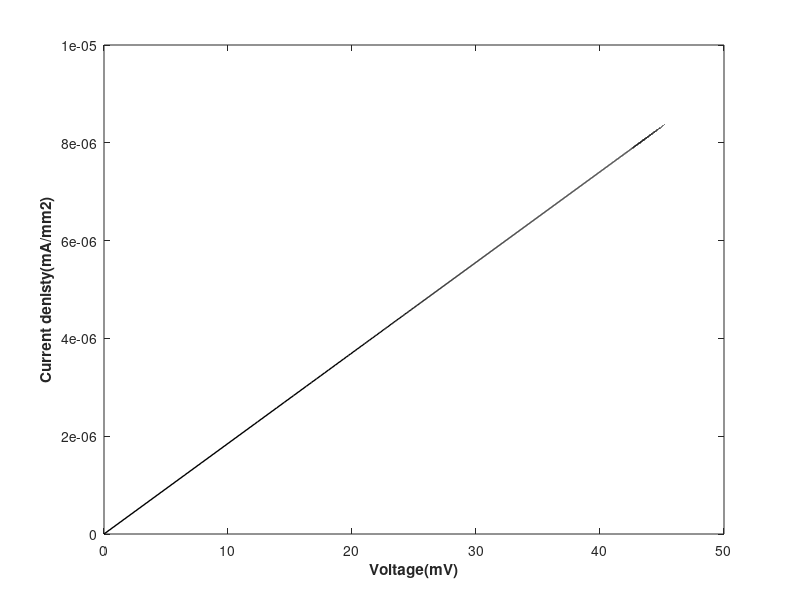
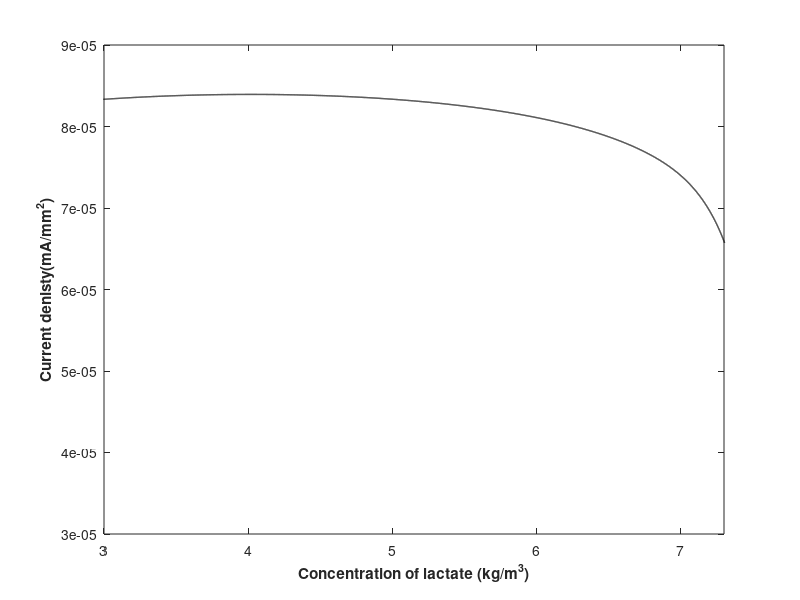
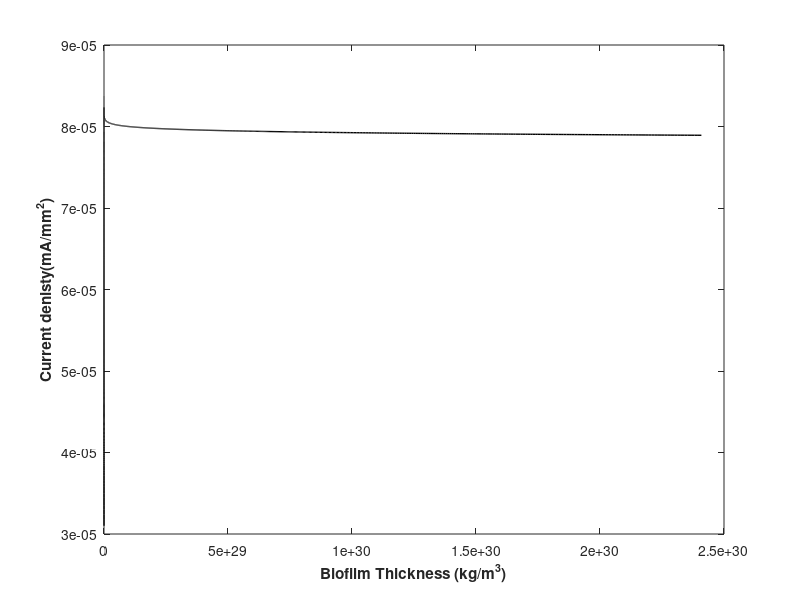

Reproduce these figures in MATLAB, in order.

clc
clear  
close all 
% Comment to test making commits from Git Gui
% Adding a comment to test Gitnuro

%% ASSIGNING PARAMETER VALUES
T = 273; %:10:453;  
d_t=1;
t = 0:d_t:18000; % 5 hours
cs_temp = zeros(length(T),length(t));

Ds=(0.2544*10^(-4))/86400;  %diffusivity of lactate (m2/day)
Ll=2*10^(-4);               %the thickness of laminar diffusion sublayer()
rho=50;                    

%The biomass density (kg/m3)
Yac=0.212;                  %The bacterial yield (kg dry cell/kg)
bina=0.02/86400;            %Inactivation coefficient (/day) 
bdet=0.05/86400;            %Detachment coefficient(/day)
Dco2=(0.9960*10^(-4))/86400; %The diffusivity of carbon dioxide (m2/day)
Dh=(2.3328*10^(-4))/86400;   %Diffusivity of hydrogen(m2/day)
Am=54*10^(-4);               %area of membrane(m2)
F=96450;                    %Fradays constant(C/mol) 
T = T;                    %Temperature(K)
R=8.314;                    %gas constant 
Vc=135*10^(-6);             % F - UNKNOWN PARAMETER - Defined here and then not used 
Va=135*10^(-6);             % F - UNKNOWN PARAMETER - Used multiple times
Eoanode=340;                % Standard voltage anode (mV)
Eocathode=1299;             % Standard volatage cathode(mV)
ioref=0.001;                % Exchange current in reference conditions(mA)
b=120;                      %Tafel Coefficient (mV)
dcell=2.5*10^(-2);          %distance between electrodes(m)
kaq=3500;                   %Solution conductivity (mS/m)
Eka=-155;                   % F - UNKNOWN PARAMETER - Is created here and then not used for some reason!?
dm=4.5;                     %Membrance thickness(m) % F - bit large
km=1.7;                      %Membrance conductivity (mS/m )
co2equi=7.26*10^(-3);       % F - UNKNOWN PARAMTER
kla=414/86400;              %Overall volumetric oxygen mass tranfer coefficient (/day)
qo2=2.64/86400;             %specific uptake rate of oxygen (/day)
rmax=100.9/3600;            % reaction rate constant(/day)
ks=1.27*10^(-3);            % Half-max-rate lactate concentration 
chb=10^(-7);                %  Concentration of hydrogen in bulk liquid(kg/m3)



%% EQUATIONS

f1 = @(cs) rmax*(cs/(ks+cs)) ;
f2 = @(mu,nact,phia) (mu*(1/(1+exp(-F/(R*T*1000)*nact)))*phia) ;
f3 = @(rs,phia,delta,L) Yac*rs-bina*phia+(phia/L)*delta-(phia/L)*(Yac*rs*L+delta) ;
f4 = @(rs,L,delta) Yac*rs*L+delta ;
f5 = @(L) -bdet*L ;
f6 = @(L,csb,cs,rs,delta) (Ds/(Ll*L))*(csb-cs)-rho*rs-(cs/L)*(Yac*rs*L+delta);
f7 = @(L,cco2b,cco2,rs,delta) (Dco2/(Ll*L))*(cco2b-cco2)+4*rho*rs-(cco2/L)*(Yac*rs*L+delta) ;
f8 = @(L,chb,ch,rs,delta) (Dh/(Ll*L))*(chb-ch)+12*rho*rs-(ch/L)*(Yac*rs*L+delta) ;
f9 = @(rs,L,delta) -Am*(Yac*rs*L+delta) ;
f10 = @(csb,cs,vl) (1/vl)*(-(Am*Ds/Ll)*(csb-cs)) ;
f11 = @(cco2b,cco2,vl) (1/vl)*(-(Am*Dco2/Ll)*(cco2b-cco2)) ;
f12 = @(i) -2.24*10^(-7)*(i)+0.0067;
%f12 = @(i) (kla*co2equi+7.7167*10^(-8)*exp(-(i)*(kla+qo2)))/(kla+qo2);
f13 = @(co2,ch)  Eocathode-((R*T*1000)/(4*F))*log(1/(co2*(ch^4))) ;
f14 = @(ch,cco2,cs) Eoanode-((R*T*1000)/(12*F))*log(((cco2^3)*(ch)^(11))/cs) ;
f15 = @(csb) (12*F*Ds*1000*csb)/(Ll) ;
f16 = @(I) ((dm/km)+(dcell/kaq))*(I/1000) ;
f17 = @(I,il) ((R*T)/(12*F))*1000*log(il/(il-I)) ;
f18 = @(I,cs) (b/2.303)*asinh(I/(2*ioref*cs)) ;
f19 = @(Ecathode,Eanode,nohm,nconc,nact) abs(Ecathode-Eanode)-nohm-nconc-nact ;
f20 = @(Eoutput)  Eoutput/100;

%% MATRIX CREATION AND VALUE ASSIGNMENT
d_t=1;
t = 0:d_t:18000;

mu=zeros(1,length(t));
rs=zeros(1,length(t));
phia=zeros(1,length(t));
L=zeros(1,length(t));
cs=zeros(1,length(t));
delta=zeros(1,length(t));
cco2=zeros(1,length(t));
ch=zeros(1,length(t));
vl=zeros(1,length(t));
csb=zeros(1,length(t));
cco2b=zeros(1,length(t));
co2=zeros(1,length(t));
Ecathode=zeros(1,length(t));
Eanode=zeros(1,length(t));
il=zeros(1,length(t));
nohm=zeros(1,length(t));
nconc=zeros(1,length(t));
nact=zeros(1,length(t));
Eoutput=zeros(1,length(t));
I=zeros(1,length(t));

%% INITAL VALUE ASSIGNMENT

mu(1)=1.166370409*10^(-3); %specific growth rate ()
rs(1)=2.5*10^(-20);        %INITIAL I NEED TO BE KNOWN(TAKEN ZERO HERE) to vary
phia(1)=0.4286802857;      %volume fraction of active biomass 
L(1)=2.58E-5;        %Thickness of biofilm 
cs(1)=7.5;                 %The concentration of lactate in biofilm(kg/m3)
delta(1)=-1.446759259*10^(-08); %detachment rate
cco2(1)=1.804718175*10^(-10);%INITIAL CO2 CONC NEEDED and here up needed to be reviewed
ch(1)=10^(-7);               % concentration of hydrogen in biofilm(kg/m3)
vl(1)=135*10^(-6);           %Bulk liquid anoide chamber volume(m3)
csb(1)=5;                    % Concentration of lactate in bulk liquid(kg/m3)
cco2b(1)=1.804718175*10^(-25); %The concentration of hydrogen in bulk of liquid(kg/m3)
co2b(1)=7.23*10^(-3);          % COncnetraiton of oxygen in bulk 
co2(1)=7.23*10^(-3);            %The concentration of oxygen in cathode camber(kg/m3)
Ecathode(1)=845.8563841;        % Believed to be cathode potential based on description given in Figure 7
Eanode(1)=845.8563841;          % Believed to be anode potential based on description given in Figure 7
il(1)=8519.75;                  %limited current of mass transfer 
nohm(1)=0;                     % Ohmic overpontential (mV)
nconc(1)=0;                    %COncentration overpotential(mV)
nact(1)=0;                     %Activation of overpotential(mV)
Eoutput(1)=0;                   % F - VOLTAGE OUT
I(1)=0;                         % F - CURRENT 

%% SOLVING THE SYSTEM OF ODEs
     for i=1:(length(t)-1)

        phia(i+1) = phia(i) + d_t*f3(rs(i),phia(i),delta(i),L(i));
        L(i+1) = L(i) + d_t*f4(rs(i),L(i),delta(i));
        delta(i+1) = delta(i) + d_t*f5(L(i));
        cs(i+1) = cs(i) + 0.00031*d_t*f6(L(i),csb(i),cs(i),rs(i),delta(i));
        cco2(i+1) = cco2(i) + d_t*f7(L(i),cco2b(i),cco2(i),rs(i),delta(i));
        ch(i+1) = ch(i) + 0.0000003*d_t*f8(L(i),chb,ch(i),rs(i),delta(i));
        vl(i+1) = vl(i) + d_t*f9(rs(i),L(i),delta(i));
        csb(i+1) = csb(i) + d_t*f10(csb(i),cs(i),vl(i));
        cco2b(i+1) = cco2b(i) + d_t*f11(cco2b(i),cco2(i),vl(i));
        co2(i+1) = f12(i+d_t);
        Ecathode(i+1) = f13(co2(i+1),ch(i+1));
        Eanode(i+1) = f14(ch(i+1),cco2(i+1),cs(i+1));
        il(i+1) = f15(csb(i+1));
        nohm(i+1) = f16(I(i));
        nconc(i+1) = f17(I(i),il);
        nact(i+1) = f18(I(i),cs(i+1));
        mu(i+1) = f1(cs(i+1));
        rs(i+1) = f2(mu(i+1),nact(i+1),phia(i+1));
        Eoutput(i+1) = f19(Ecathode(i+1),Eanode(i+1),nohm(i+1),nconc(i+1),nact(i+1));
        I(i+1) = f20(Eoutput(i+1));

 
     end
 
%% CACULATING POWER GENERATION FROM SOLVED CURRENT     
idensity=(I/54)*10^(-3);
% mut=(mu(1)-kd).*t;
% mutnoexp(:,:)=exp(mut);
power=Eoutput.*I/10;
eff(:,:)=power/76.7;     

%% PLOTTING
% % end
% figure (3)
% % plot(cs(1:14000),eff(1:14000))
% plot(eff(1:12000)/10,cs(1:12000))
% xlabel('Efficiency')
% ylabel('Concentration of lactate (kg/m^{3})')
% saveas(gcf,'efficiency.tiff')
% % xlim([2.1,7.5]);
% % ylim([]);
% figure (4)
% plot(I(1:14000)/10,cs(1:14000))
% xlabel('Current density (mA/m^{2})')
% ylabel('Concentration of lactate (kg/m^{3})')
% saveas(gcf,'current_density.tiff')
% % xlim([]);
% % ylim([]);



% figure (7)
% plot(Eanode(11:14000),I(11:14000),'k','LineWidth',0.5)
% xlabel('anode potential(mV)','FontWeight','bold')
% ylabel('Current(mA)','FontWeight','bold')
% saveas(gcf,'current_AnodePotential.tiff')

figure (8)
plot(Eoutput(1:14000)/10,idensity(1:14000)/10,'k','LineWidth',1)
xlabel('Voltage(mV)','FontWeight','bold')
ylabel('Current denisty(mA/mm{2})','FontWeight','bold')
% xlim([15,35]);
% ylim([2.5,7.55]);
saveas(gcf,'currentdensityVSvoltage.tiff')


figure (9)
plot(cs(11:14000),idensity(11:14000),'k','LineWidth',1)
xlabel('Concentration of lactate (kg/m^{3})','FontWeight','bold')
ylabel('Current denisty(mA/mm^{2})','FontWeight','bold')
xlim([3,7.3]);
% ylim([2.5,7.55]);
saveas(gcf,'currentdensityVScs.tiff')

% I want to add a plot to show th biofilm thickness against the current
% density for comparison to published papers

figure (10)
plot(L(11:14000),idensity(11:14000),'k','LineWidth',1)
xlabel('Biofilm Thickness (kg/m^{3})','FontWeight','bold')
ylabel('Current denisty(mA/mm^{2})','FontWeight','bold')
% xlim([3,7.3]);
% ylim([2.5,7.55]);



